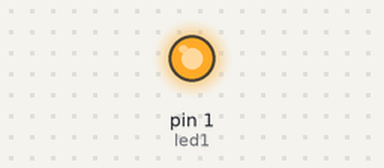
The sketch below on a simulated Arduino Uno, built with avr-gcc and run on an emulated ATmega328P. Shown: output pins drawn as LEDs (lit = HIGH).

Above: at 0.5 s.
At 2.5 s:
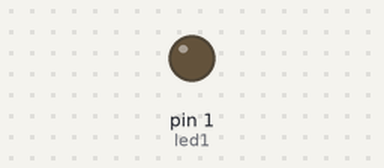
Timing chart, 0 to 4.0 s (numbered marks = the images above):
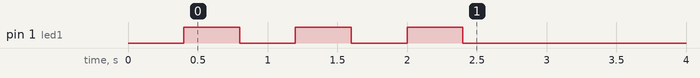

The sketch:

programa6.ino
```cpp
/**********************************************************************************
**                                                                               **
**                              Array de 8 LEDs                                  **
**                                                                               **
**                                                                               **
**********************************************************************************/
//********** Includes *************************************************************

//********** Variables ************************************************************
const int led1 = 1;
 //*********************************** SETUP*************************************
void setup()
{
  pinMode(led1, OUTPUT);

  digitalWrite(led1, LOW);
  delay(400);
  digitalWrite(led1, HIGH);
  delay(400);
  digitalWrite(led1, LOW);
  delay(400);
  digitalWrite(led1, HIGH);
  delay(400);
  digitalWrite(led1, LOW);
  delay(400);
  digitalWrite(led1, HIGH);
  delay(400);
  digitalWrite(led1, LOW);
}
//************************************ LOOP*******************************************
void loop()
{
}
//*******************************************FUNCIONS*************************************************
```
